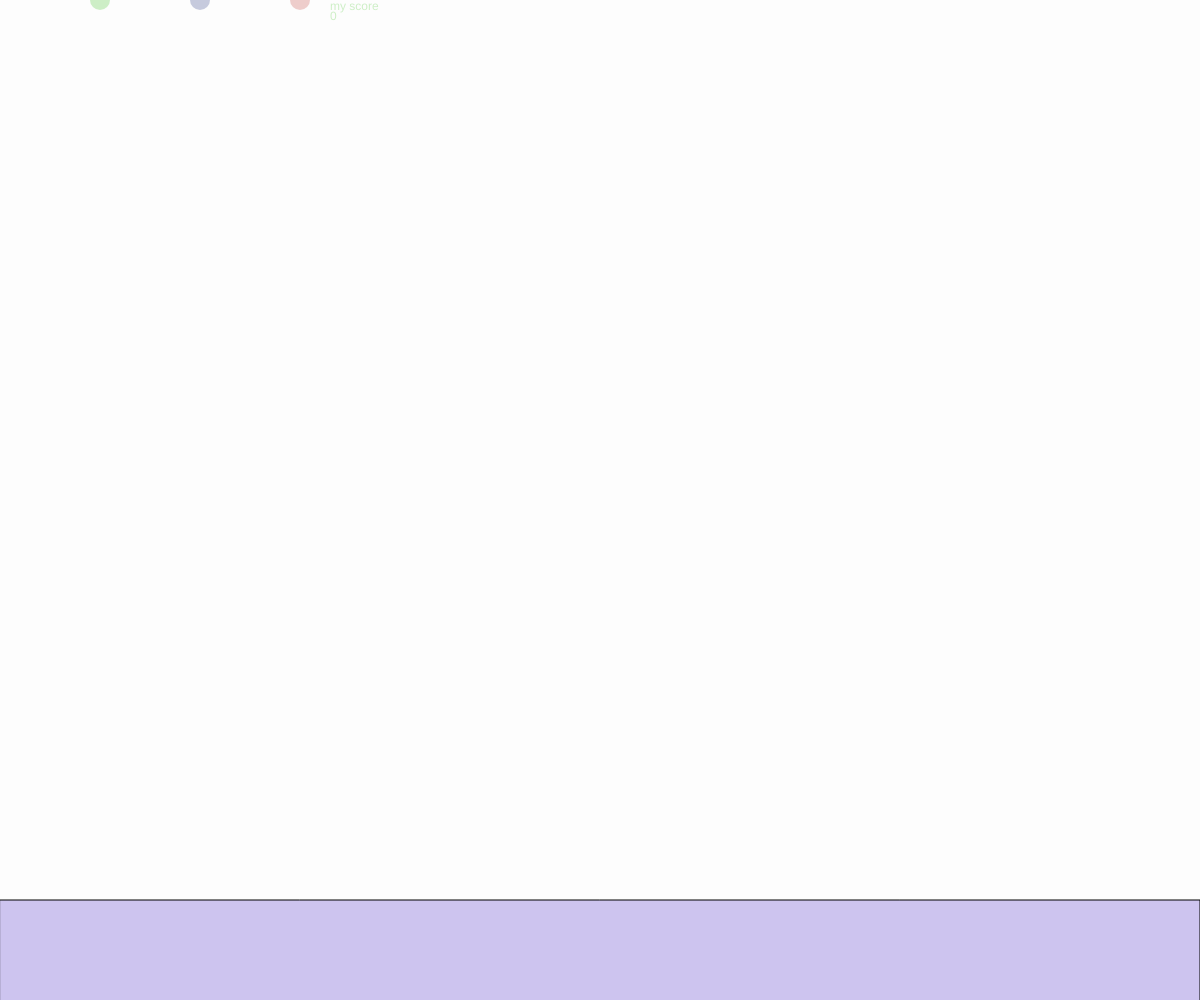
Frame 1 (no input)
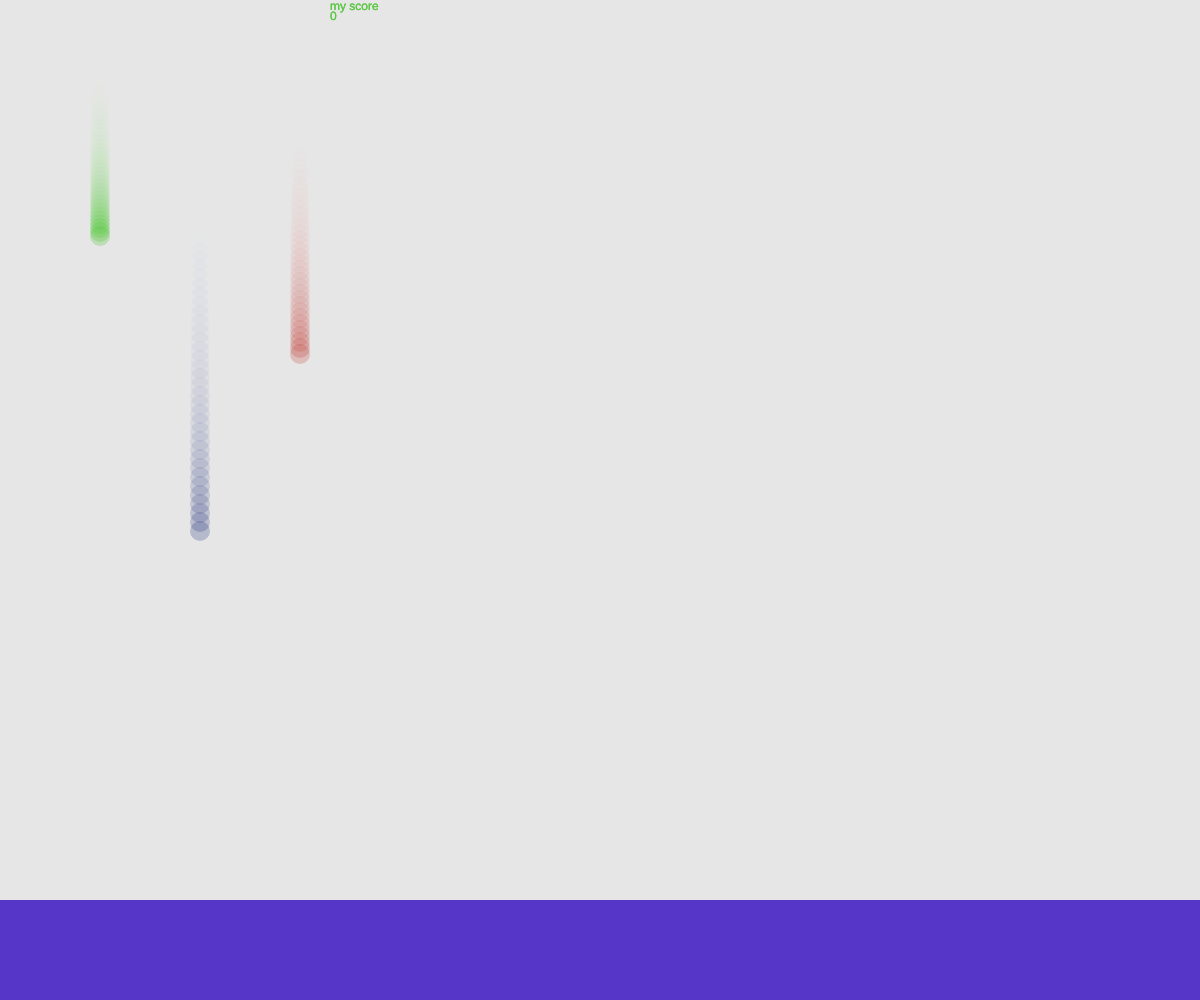
Frame 60 (no input)
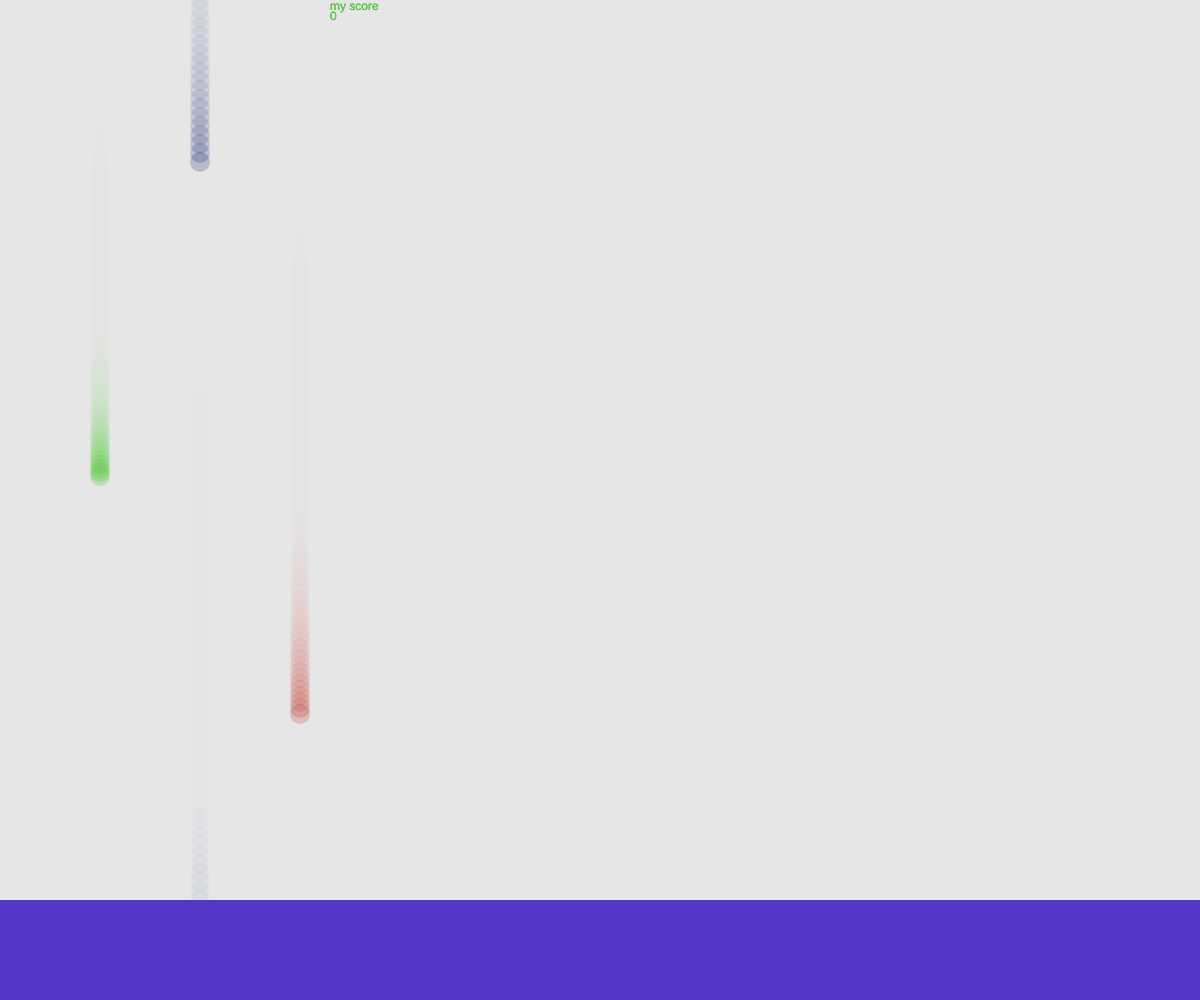
Frame 120 (the mouse pressed at the canvas centre since frame 60)

The p5.js sketch that drew these frames (run headless with seeded random() and noise() and a simulated clock; from frame 60 on, the mouse is pressed at the canvas centre):

// p5.js sketch
// ── sketch.js
var sy = 0
var ay = 0
var dy = 0
var score = 0
function setup() {
  createCanvas(windowWidth, windowHeight);
}

function draw() {
  background(220,20);
  fill(50,10,190,60)
  rect (0,900,1200)
  noStroke()
  fill(20,40,120,60)
  ellipse(200,sy,20)
  fill (190,50,42,60)
  ellipse(300,dy,20)
  fill (50,190,20,60)
  ellipse(100,ay,20)
  sy+=9
  ay+=4
  dy+=6
  if (sy>900)
  {
    sy=0
  }
  if (ay>900){
    ay=0
  }
  if (dy>900)
  {
    dy=0
  }
  text ('my score',330,10)
  text (score ,330,20)
}

  function keyPressed ()
{
  if (sy>890 && key == 's'){
    score +=25
  }
  if (sy<890){
    score-=25
  }
  if (ay>890 && key == 'a')
  {
    score += 17
  }
  if (ay>890 && key == "d")
  {
    score+=20
  }
}
